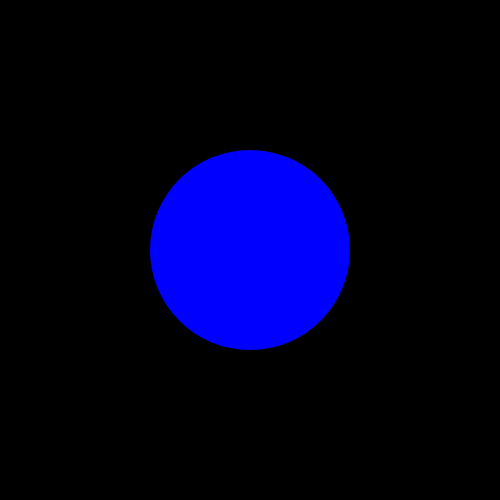
Frame 1 (no input)
Frame 60 (no input): identical to frame 1, image omitted
Frame 120 (the mouse pressed at the canvas centre since frame 60): identical to frame 1, image omitted

The p5.js sketch that drew this single still picture (run headless with seeded random() and noise() and a simulated clock; from frame 60 on, the mouse is pressed at the canvas centre):

// p5.js sketch
// ── sketch.js
function setup() {
	createCanvas(500,500);
	fill(150);
  noStroke();
 
}

function draw() {
  background(0);
  fill(0,0,255);
  ellipse(width/2,height/2,200,200);
  
}
